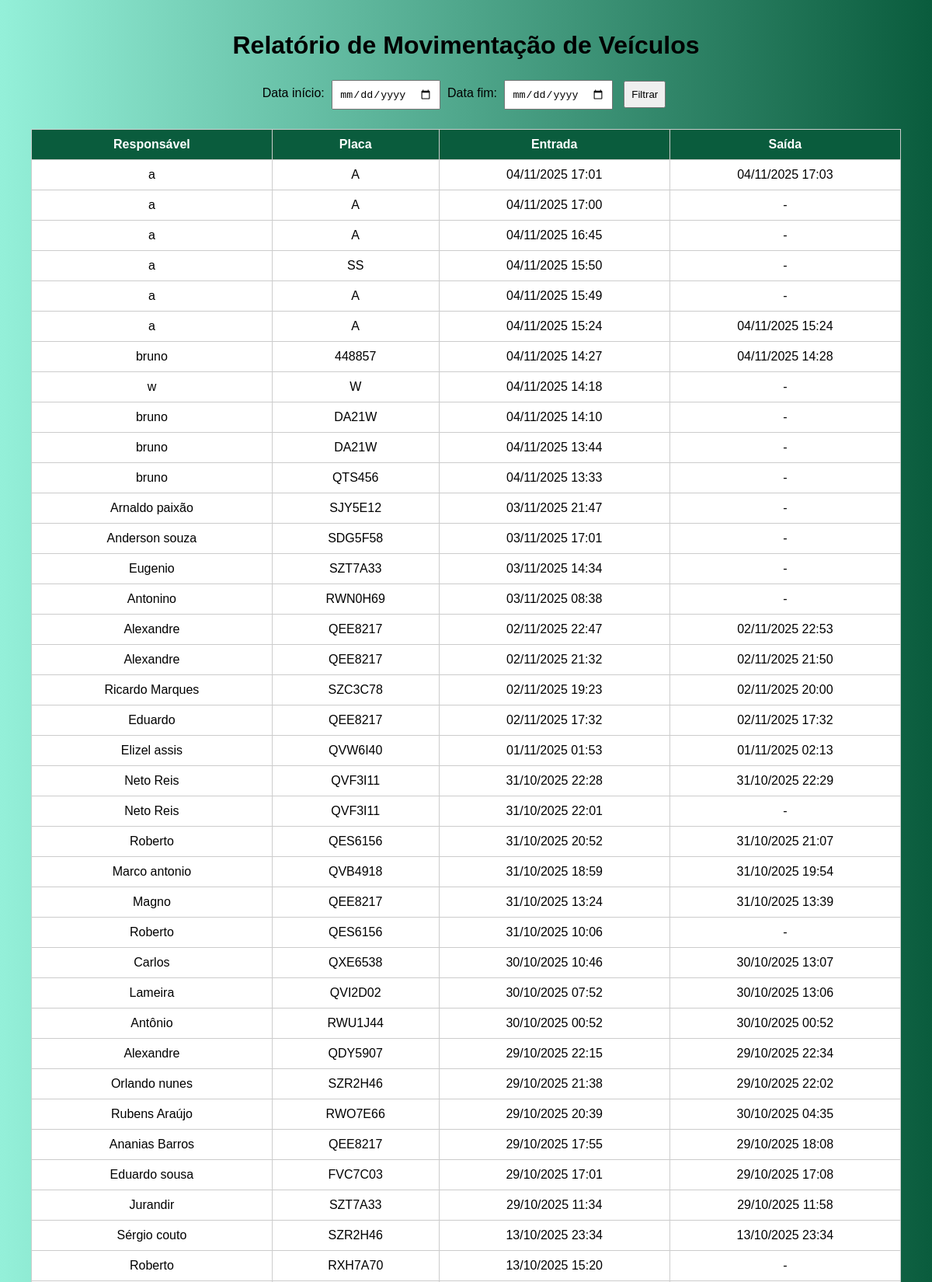
The app's page /relatorio (upper part) with its own data.
### tables this page shows
CREATE TABLE veiculos (
        id INTEGER PRIMARY KEY AUTOINCREMENT,
        responsavel TEXT NOT NULL,
        placa TEXT NOT NULL,
        ano TEXT,
        modelo TEXT,
        entrada TEXT NOT NULL,
        saida TEXT
    );

### app.py (the view)
@app.route('/relatorio', methods=['GET', 'POST'])
def relatorio():
    registros = []
    data_inicio = request.form.get('data_inicio')
    data_fim = request.form.get('data_fim')
    conn = sqlite3.connect('database.db')
    c = conn.cursor()
    query = "SELECT responsavel, placa, entrada, saida FROM veiculos WHERE 1=1"
    params = []
    if data_inicio:
        data_inicio_dt = datetime.strptime(data_inicio, "%Y-%m-%d")
        query += " AND datetime(entrada) >= ?"
        params.append(data_inicio_dt.strftime("%Y-%m-%d 00:00:00"))
    if data_fim:
        data_fim_dt = datetime.strptime(data_fim, "%Y-%m-%d")
        query += " AND datetime(entrada) <= ?"
        params.append(data_fim_dt.strftime("%Y-%m-%d 23:59:59"))
    query += " ORDER BY datetime(entrada) DESC"
    c.execute(query, params)
    registros = c.fetchall()
    conn.close()
    def formatar_data(data_str):
        if not data_str:
            return "-"
        dt = datetime.strptime(data_str, "%Y-%m-%d %H:%M:%S")
        return dt.strftime("%d/%m/%Y %H:%M")
    registros_formatados = [
        {
            "responsavel": r[0],
            "placa": r[1],
            "entrada": formatar_data(r[2]),
            "saida": formatar_data(r[3])
        }
        for r in registros
    ]
    return render_template(
        'relatorio.html',
        registros=registros_formatados,
        data_inicio=data_inicio,
        data_fim=data_fim
    )

### templates/relatorio.html (shortened to what this page needs)
<!DOCTYPE html>
<html lang="pt-br">
<head>
</head>
<body>
    <h1>Relatório de Movimentação de Veículos</h1>
    <form method="POST" action="{{ url_for('relatorio') }}">
        <label>Data início:</label>
        <input type="date" name="data_inicio" value="{{ data_inicio }}">
        <label>Data fim:</label>
        <input type="date" name="data_fim" value="{{ data_fim }}">
        <button type="submit">Filtrar</button>
    </form>
    {% if registros %}
    <table>
        <thead>
            <tr>
                <th>Responsável</th>
                <th>Placa</th>
                <th>Entrada</th>
                <th>Saída</th>
            </tr>
        </thead>
        <tbody>
            {% for r in registros %}
            <tr>
                <td>{{ r.responsavel }}</td>
                <td>{{ r.placa }}</td>
                <td>{{ r.entrada }}</td>
                <td>{{ r.saida }}</td>
            </tr>
            {% endfor %}
        </tbody>
    </table>
    {% else %}
    <p class="sem-registros">Nenhum registro encontrado para o período selecionado.</p>
    {% endif %}
</body>
</html>

### templates/relatorio.html (style rules this page uses)
body { background: linear-gradient(to right, #94f0d9, #0a5c3d); font-family: Arial, sans-serif; margin: 40px; }
h1 { text-align: center; }
form { margin-bottom: 20px; text-align: center; }
input[type="date"], button { padding: 8px; margin: 5px; }
table { width: 100%; border-collapse: collapse; background-color: white; }
th, td { padding: 10px; border: 1px solid #ccc; text-align: center; }
th { background-color: #0a5c3d; color: #ffffff; }

### records on screen
veiculos: responsavel "a", placa "SS", entrada "04/11/2025 15:50", saida "-"
veiculos: responsavel "bruno", placa "448857", entrada "04/11/2025 14:27", saida "04/11/2025 14:28"
veiculos: responsavel "bruno", placa "DA21W", entrada "04/11/2025 14:10", saida "-"
veiculos: responsavel "bruno", placa "DA21W", entrada "04/11/2025 13:44", saida "-"
veiculos: responsavel "bruno", placa "QTS456", entrada "04/11/2025 13:33", saida "-"
veiculos: responsavel "Arnaldo paixão", placa "SJY5E12", entrada "03/11/2025 21:47", saida "-"
veiculos: responsavel "Anderson souza", placa "SDG5F58", entrada "03/11/2025 17:01", saida "-"
veiculos: responsavel "Eugenio", placa "SZT7A33", entrada "03/11/2025 14:34", saida "-"
veiculos: responsavel "Antonino", placa "RWN0H69", entrada "03/11/2025 08:38", saida "-"
veiculos: responsavel "Alexandre", placa "QEE8217", entrada "02/11/2025 22:47", saida "02/11/2025 22:53"
veiculos: responsavel "Alexandre", placa "QEE8217", entrada "02/11/2025 21:32", saida "02/11/2025 21:50"
veiculos: responsavel "Ricardo Marques", placa "SZC3C78", entrada "02/11/2025 19:23", saida "02/11/2025 20:00"
veiculos: responsavel "Eduardo", placa "QEE8217", entrada "02/11/2025 17:32", saida "02/11/2025 17:32"
veiculos: responsavel "Elizel assis", placa "QVW6I40", entrada "01/11/2025 01:53", saida "01/11/2025 02:13"
veiculos: responsavel "Neto Reis", placa "QVF3I11", entrada "31/10/2025 22:28", saida "31/10/2025 22:29"
veiculos: responsavel "Neto Reis", placa "QVF3I11", entrada "31/10/2025 22:01", saida "-"
veiculos: responsavel "Roberto", placa "QES6156", entrada "31/10/2025 20:52", saida "31/10/2025 21:07"
veiculos: responsavel "Marco antonio", placa "QVB4918", entrada "31/10/2025 18:59", saida "31/10/2025 19:54"
veiculos: responsavel "Magno", placa "QEE8217", entrada "31/10/2025 13:24", saida "31/10/2025 13:39"
veiculos: responsavel "Roberto", placa "QES6156", entrada "31/10/2025 10:06", saida "-"
veiculos: responsavel "Carlos", placa "QXE6538", entrada "30/10/2025 10:46", saida "30/10/2025 13:07"
veiculos: responsavel "Lameira", placa "QVI2D02", entrada "30/10/2025 07:52", saida "30/10/2025 13:06"
veiculos: responsavel "Antônio", placa "RWU1J44", entrada "30/10/2025 00:52", saida "30/10/2025 00:52"
veiculos: responsavel "Alexandre", placa "QDY5907", entrada "29/10/2025 22:15", saida "29/10/2025 22:34"
veiculos: responsavel "Orlando nunes", placa "SZR2H46", entrada "29/10/2025 21:38", saida "29/10/2025 22:02"
veiculos: responsavel "Rubens Araújo", placa "RWO7E66", entrada "29/10/2025 20:39", saida "30/10/2025 04:35"
veiculos: responsavel "Ananias Barros", placa "QEE8217", entrada "29/10/2025 17:55", saida "29/10/2025 18:08"
veiculos: responsavel "Eduardo sousa", placa "FVC7C03", entrada "29/10/2025 17:01", saida "29/10/2025 17:08"
veiculos: responsavel "Jurandir", placa "SZT7A33", entrada "29/10/2025 11:34", saida "29/10/2025 11:58"
veiculos: responsavel "Sérgio couto", placa "SZR2H46", entrada "13/10/2025 23:34", saida "13/10/2025 23:34"
veiculos: responsavel "Roberto", placa "RXH7A70", entrada "13/10/2025 15:20", saida "-"

### other values on screen
{{ r.responsavel }} "a" "a" "a" "a" "a" "w"
{{ r.placa }} "A" "A" "A" "A" "A" "W"
{{ r.entrada }} "04/11/2025 17:01" "04/11/2025 17:00" "04/11/2025 16:45" "04/11/2025 15:49" "04/11/2025 15:24" "04/11/2025 14:18"
{{ r.saida }} "04/11/2025 17:03" "-" "-" "-" "04/11/2025 15:24" "-"
